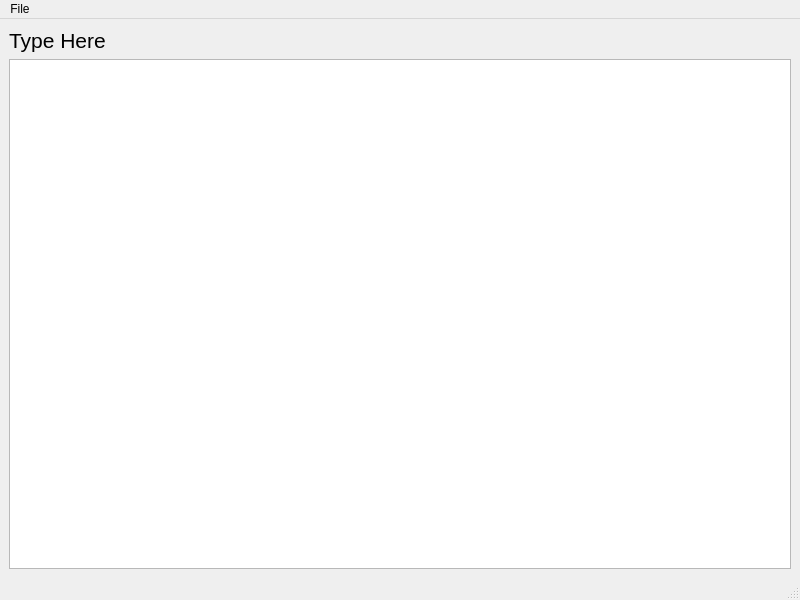
<?xml version="1.0" encoding="UTF-8"?>
<ui version="4.0">
 <class>Notepad</class>
 <widget class="QMainWindow" name="Notepad">
  <property name="geometry">
   <rect>
    <x>0</x>
    <y>0</y>
    <width>800</width>
    <height>600</height>
   </rect>
  </property>
  <property name="windowTitle">
   <string>Notepad</string>
  </property>
  <widget class="QWidget" name="centralwidget">
   <layout class="QHBoxLayout" name="horizontalLayout">
    <item>
     <layout class="QVBoxLayout" name="verticalLayout">
      <item>
       <widget class="QLabel" name="label">
        <property name="font">
         <font>
          <pointsize>16</pointsize>
         </font>
        </property>
        <property name="text">
         <string>Type Here</string>
        </property>
       </widget>
      </item>
      <item>
       <widget class="QTextEdit" name="textEdit">
        <property name="font">
         <font>
          <pointsize>16</pointsize>
         </font>
        </property>
       </widget>
      </item>
     </layout>
    </item>
   </layout>
  </widget>
  <widget class="QMenuBar" name="menubar">
   <property name="geometry">
    <rect>
     <x>0</x>
     <y>0</y>
     <width>800</width>
     <height>26</height>
    </rect>
   </property>
   <widget class="QMenu" name="menuFile">
    <property name="title">
     <string>File</string>
    </property>
    <addaction name="actionNew"/>
    <addaction name="actionOpen"/>
    <addaction name="actionSave"/>
    <addaction name="actionSave_As"/>
    <addaction name="actionPrint"/>
    <addaction name="actionExit"/>
   </widget>
   <addaction name="menuFile"/>
  </widget>
  <widget class="QStatusBar" name="statusbar"/>
  <action name="actionNew">
   <property name="text">
    <string>New</string>
   </property>
  </action>
  <action name="actionOpen">
   <property name="text">
    <string>Open</string>
   </property>
  </action>
  <action name="actionSave">
   <property name="text">
    <string>Save</string>
   </property>
  </action>
  <action name="actionSave_As">
   <property name="text">
    <string>Save As</string>
   </property>
  </action>
  <action name="actionPrint">
   <property name="text">
    <string>Print</string>
   </property>
  </action>
  <action name="actionExit">
   <property name="text">
    <string>Exit</string>
   </property>
  </action>
 </widget>
 <resources/>
 <connections/>
</ui>
